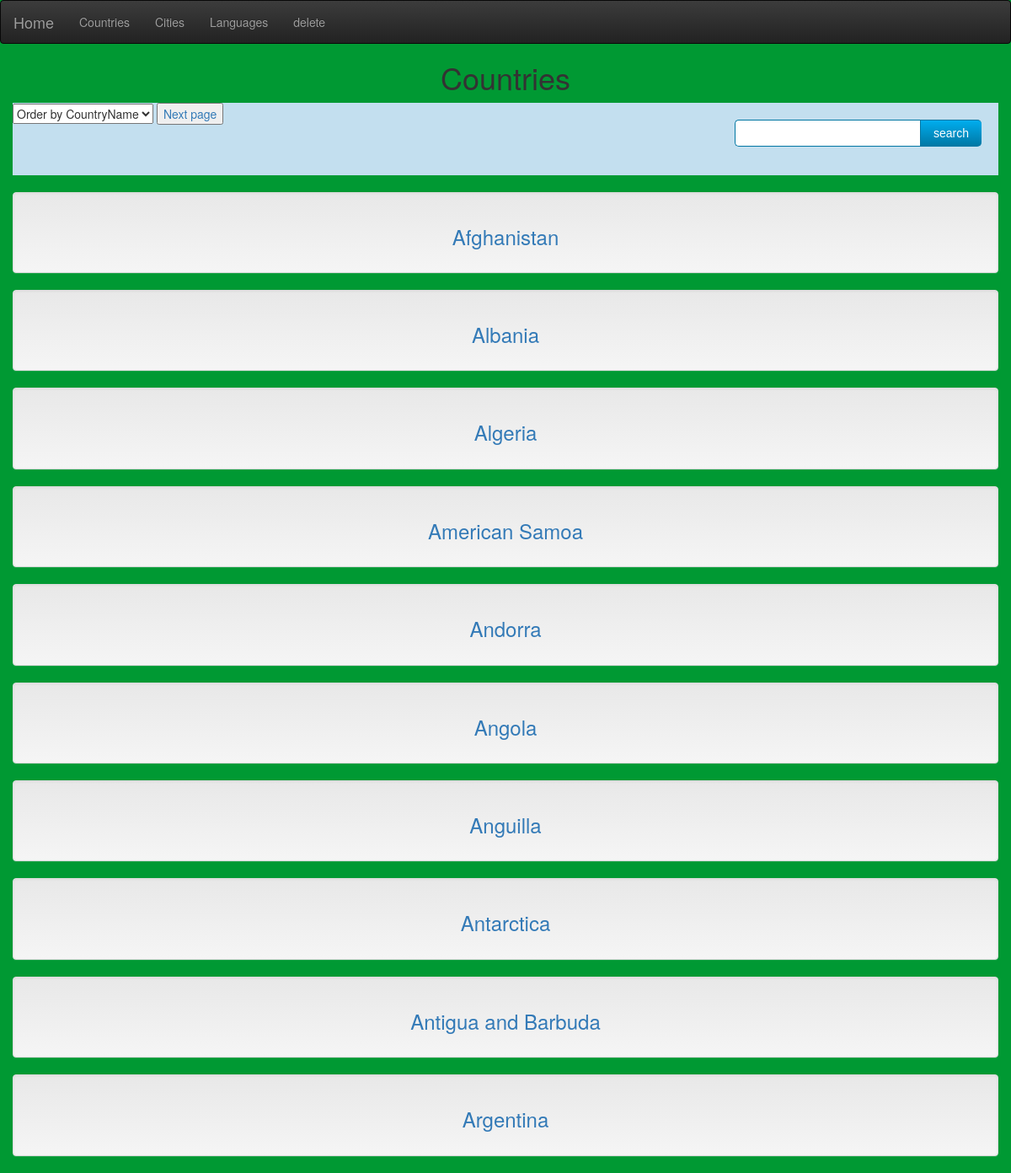
Screenshot of /country.php?order=Name&num=0 with the database file from the repository.
### tables this page shows
CREATE TABLE `country` (
  `Code` CHAR(3) NOT NULL DEFAULT '',
  `Name` CHAR(52) NOT NULL DEFAULT '',
  `Continent` enum('Asia','Europe','North America','Africa','Oceania','Antarctica','South America') NOT NULL DEFAULT 'Asia',
  `Region` CHAR(26) NOT NULL DEFAULT '',
  `SurfaceArea` FLOAT(10,2) NOT NULL DEFAULT '0.00',
  `IndepYear` SMALLINT(6) DEFAULT NULL,
  `Population` INT(11) NOT NULL DEFAULT '0',
  `LifeExpectancy` FLOAT(3,1) DEFAULT NULL,
  `GNP` FLOAT(10,2) DEFAULT NULL,
  `GNPOld` FLOAT(10,2) DEFAULT NULL,
  `LocalName` CHAR(45) NOT NULL DEFAULT '',
  `GovernmentForm` CHAR(45) NOT NULL DEFAULT '',
  `HeadOfState` CHAR(60) DEFAULT NULL,
  `Capital` INT(11) DEFAULT NULL,
  `Code2` CHAR(2) NOT NULL DEFAULT '',
  PRIMARY KEY (`Code`)
);

### country.php (the view, shortened to what this page needs)
<html>
<head>
<link rel="stylesheet" href="bootstrap/css/bootstrap.min.css">
<link rel="stylesheet" href="bootstrap/css/bootstrap-theme.min.css">
 <link rel="stylesheet"  href="style.css">
 </head>
<body >
  <nav class="navbar navbar-inverse">
  <div class="container-fluid">
    <div class="navbar-header">
      <a class="navbar-brand" href="index.php">Home</a>
    </div>
    <ul class="nav navbar-nav">
      <li><a href="country.php?order=Name&num=0">Countries</a></li>
      <li><a href="city.php?order=Name&num=0">Cities</a></li>
      <li><a href="languages.php?num=0">Languages</a></li>
	 <li><a href="delete.php?name=">delete</a></li>
    </ul>
  </div>
</nav>
  <?php
    $order = $_GET['order'];
    $pages = $_GET['num'];
    $limit = 10;
    $next = $pages + 1;
    echo "<h1 align = 'center'>"."Countries"."</h1>";
    echo "<div class='container-fluid'>
    <div id='tfheader'>
     <select name='forma' onchange='location = this.value'>
  <option value = 'country.php?order=Name&num=0'>Order by CountryName</option>
  <option value = 'country.php?order=Population&num=0'>Order by Population</option>
  <option value = 'country.php?order=SurfaceArea&num=0'>Order by SurfaceArea</option>
  <option value = 'country.php?order=IndepYear&num=0'>Order by  IndepYear </option>
</select>
 <a href='country.php?order=$order&num=$next'> <button>Next page</button></a>
    <form id='tfnewsearch' method='get' action='country_show.php'>
            <input type='hidden' name='catagory' value='country'>
            <input type='text' class='tftextinput' name='name' size='21' maxlength='120'><input type='submit' value='search' class='tfbutton'>
    </form>
  <div class='tfclear'></div>
  </div>";
    $rows = mysql_query('select * from country order by '. $order.' limit '.$pages*$limit.','.$limit);
    echo '<br>';
    while($row = mysql_fetch_array($rows)){
      $countryname = $row['Name'];
    	echo  "<div class = 'well'>"."<h3 align = 'center'>"."<a href=\"country_show.php?catagory=country&name=$countryname\" >".$row['Name']."</a>"."</h3>"."</div>";
    }
   ?>
</div>
</body>
</html>

### style.css (style rules this page uses)
#tfheader { background-color:#c3dfef; }
#tfnewsearch { float:right; padding:20px; }
.tftextinput { margin: 0; padding: 5px 15px; font-family: Arial, Helvetica, sans-serif; font-size:14px; border:1px solid #0076a3; border-right:0px; border-top-left-radius: 5px 5px; border-bottom-left-radius: 5px 5px; }
.tfbutton { margin: 0; padding: 5px 15px; font-family: Arial, Helvetica, sans-serif; font-size:14px; outline: none; cursor: pointer; text-align: center; text-decoration: none; color: #ffffff; border: solid 1px #0076a3; border-right:0px; background: #0095cd; background: -webkit-gradient(linear, left top, left bottom, from(#00adee), to(#0078a5)); background: -moz-linear-gradient(top, #00adee, #0078a5); border-top-right-radius: 5px 5px; border-bottom-right-radius: 5px 5px; }
body { background: #009933 ; }

### country.php (style rules this page uses)
#tfheader { background-color:#c3dfef; }
#tfnewsearch { float:right; padding:20px; }
.tftextinput { margin: 0; padding: 5px 15px; font-family: Arial, Helvetica, sans-serif; font-size:14px; border:1px solid #0076a3; border-right:0px; border-top-left-radius: 5px 5px; border-bottom-left-radius: 5px 5px; }
.tfbutton { margin: 0; padding: 5px 15px; font-family: Arial, Helvetica, sans-serif; font-size:14px; outline: none; cursor: pointer; text-align: center; text-decoration: none; color: #ffffff; border: solid 1px #0076a3; border-right:0px; background: #0095cd; background: -webkit-gradient(linear, left top, left bottom, from(#00adee), to(#0078a5)); background: -moz-linear-gradient(top, #00adee, #0078a5); border-top-right-radius: 5px 5px; border-bottom-right-radius: 5px 5px; }

### rows the page displays
country: Name "Afghanistan"
country: Name "Albania"
country: Name "Algeria"
country: Name "American Samoa"
country: Name "Andorra"
country: Name "Angola"
country: Name "Anguilla"
country: Name "Antarctica"
country: Name "Antigua and Barbuda"
country: Name "Argentina"
